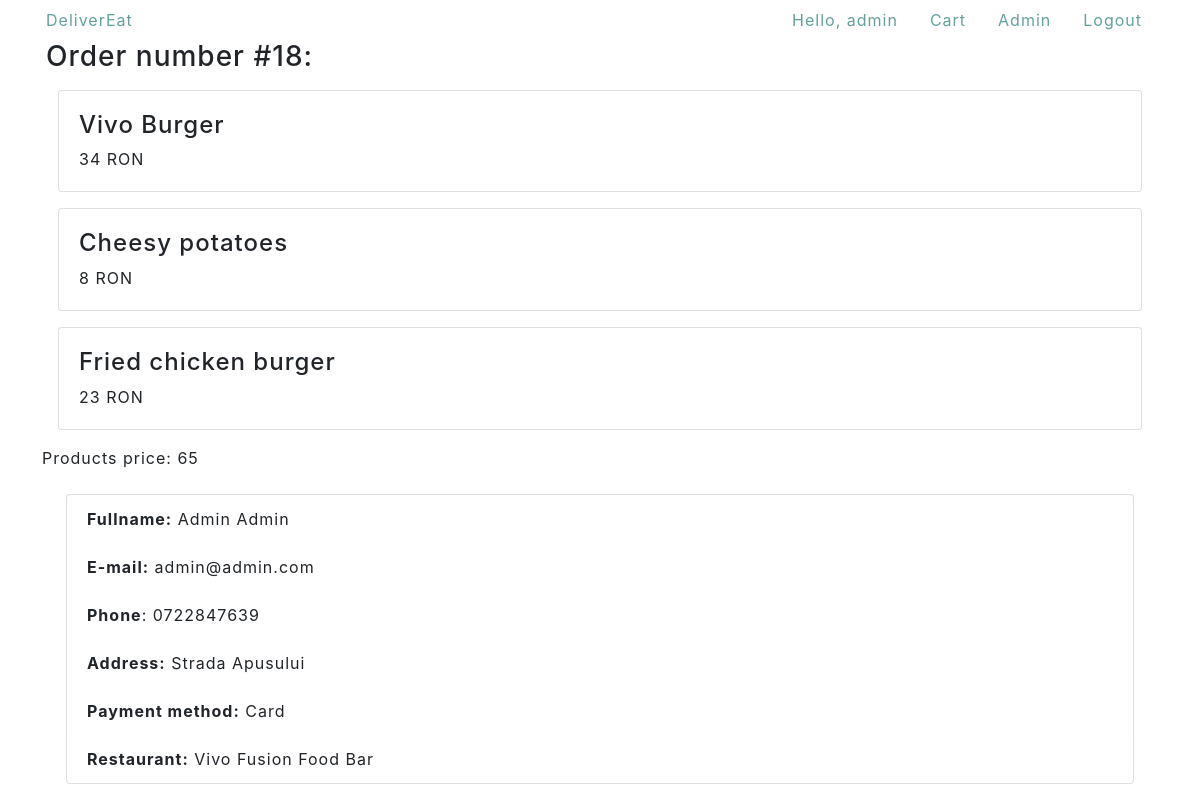
Screenshot of /order/18 (signed in) with the database file from the repository.
### delivereatproj/models.py (models this page shows, shortened)
class Order(models.Model):
    restaurant = models.ForeignKey(Restaurant, on_delete=models.CASCADE, related_name="restaurant")
    customer = models.ForeignKey(UserProfile, on_delete=models.CASCADE, related_name="customer")
    products = models.ManyToManyField(Product)
    order_date = models.DateTimeField()
    payment_method = models.CharField(max_length=10)
    total_price = models.PositiveIntegerField(default=0)

class Product(models.Model):
    restaurant = models.ForeignKey(Restaurant, on_delete=models.CASCADE, related_name="product_restaurant")
    name = models.CharField(max_length=20)
    description = models.CharField(max_length=100)
    photo = models.FileField(upload_to='products/', blank=True, null=True)
    price = models.PositiveIntegerField(default=1)

class UserProfile(models.Model):
    user = models.OneToOneField(User, on_delete=models.CASCADE, related_name='profile')
    address = models.CharField(max_length=100)
    phone_number = models.CharField(max_length=10)
    birthday = models.DateField(blank=True, null=True)

class Restaurant(models.Model):
    name = models.CharField(max_length=50)
    restaurant_type = models.CharField(max_length=10)
    description = models.CharField(max_length=100)
    open_hour = models.TimeField()
    close_hour = models.TimeField()
    def __str__(self):
        return self.name

### delivereatproj/views.py (the view)
# urls.py: path('order/<int:pk>', OrderView.as_view(), name='order'),
class OrderView(LoginRequiredMixin, DetailView):
    template_name = "order.html"
    model = Order
    login_url = '/login/'
    def get_context_data(self, **kwargs):
        return super(OrderView, self).get_context_data(**kwargs)

### templates/order.html
{% extends 'base.html' %}
{% block content %}
    <div class=" container">
        <h3 style="padding-left: 4px">Order number #{{ order.id }}:</h3>
          {% for product in order.products.all %}
            <div class="card m-3">
              <div class="card-body">
                <div class="" style="position: relative">
                  <h4>{{ product.name }}</h4>
                    <div style="display: flex;justify-content: space-between">
                        <div>
                            <div>{{ product.price }} RON</div>
                        </div>
                    </div>
                </div>
              </div>
            </div>
          {% endfor %}
          <div>Products price: {{ order.total_price }}</div>
              <ul class="list-group m-4">
                <li class="list-group-item"><b>Fullname:</b> {{ user.first_name }} {{ user.last_name }}</li>
                <li class="list-group-item"><b>E-mail:</b> {{ user.email }}</li>
                <li class="list-group-item"><b>Phone</b>: {{ user.profile.phone_number }}</li>
                <li class="list-group-item"><b>Address:</b> {{ user.profile.address}}</li>
                <li class="list-group-item"><b>Payment method:</b> {{ order.payment_method}}</li>
                <li class="list-group-item"><b>Restaurant:</b> {{ order.restaurant }}</li>
             </ul>
      </div>
{% endblock %}

### templates/nav.html (shortened to what this page needs)
<ul class="nav container" style="display: flex; justify-content: space-between;">
    <div class="nav-links" style="display: flex">
        <li class="nav-item">
           <a class="nav-link active" href="{% url 'restaurants_list' %}">DeliverEat</a>
         </li>
    </div>
  {% if user.is_authenticated %}
      <div class="user-info" style="display: flex">
         <li class="nav-item">
          <a class="nav-link active" href="{% url 'user_profile'%}">Hello, {{ user.username }}</a>
        </li>
        <li class="nav-item">
          <a class="nav-link active" href="{% url 'cart_detail' user.id %}">Cart</a>
        </li>
        {% if user.is_superuser %}
          <li class="nav-item">
            <a class="nav-link active" href="{% url 'admin:index' %}">Admin</a>
          </li>
        {% endif %}
        <li class="nav-item">
          <a class="nav-link active" href="{% url 'logout' %}">Logout</a>
        </li>
  {% endif %}
</ul>

### rows the page displays
Order: id "18", total_price "65", payment_method "Card", restaurant "Vivo Fusion Food Bar"
Product: name "Vivo Burger", price "34"
Product: name "Cheesy potatoes", price "8"
Product: name "Fried chicken burger", price "23"

### other values shown
{{ user.username }} "admin"
{{ user.first_name }} "Admin"
{{ user.last_name }} "Admin"
{{ user.email }} "admin@admin.com"
{{ user.profile.phone_number }} "0722847639"
{{ user.profile.address }} "Strada Apusului"
